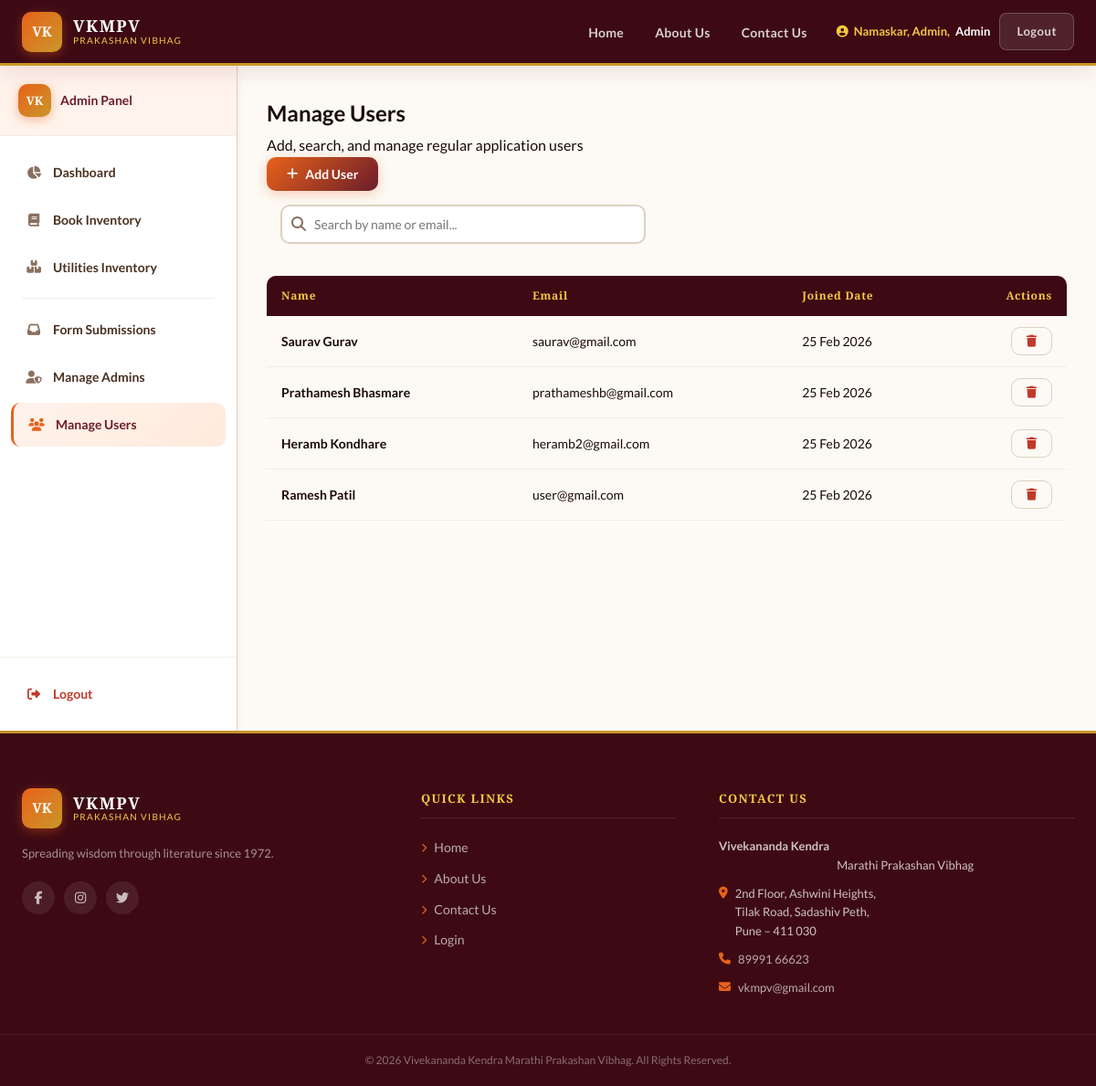
The page /manage-users.php (signed in) on the database its author committed.
### tables this page shows
CREATE TABLE `users` (
  `id` int(11) NOT NULL,
  `name` varchar(100) NOT NULL,
  `email` varchar(150) NOT NULL,
  `password` varchar(255) NOT NULL,
  `role` enum('admin','user') NOT NULL DEFAULT 'user',
  `created_at` timestamp NOT NULL DEFAULT current_timestamp(),
  `updated_at` timestamp NOT NULL DEFAULT current_timestamp() ON UPDATE current_timestamp()
);

### manage-users.php (the view, shortened to what this page needs)
<?php
$conn = getDBConnection();
$users = $conn->query("SELECT * FROM users WHERE role = 'user' ORDER BY id DESC")->fetch_all(MYSQLI_ASSOC);
require_once 'includes/header.php';
?>
<div class="app-layout">
    <?php require_once 'includes/sidebar.php'; ?>
    <main class="main-content">
        <div class="inventory-header">
            <div>
                <h2 class="page-title">Manage Users</h2>
                <p class="page-subtitle">Add, search, and manage regular application users</p>
            </div>
            <button class="btn btn-primary" onclick="document.getElementById('addUserModal').classList.add('show')">
                <i class="fas fa-plus"></i> Add User
            </button>
        </div>
        <div class="toolbar-card" style="margin-bottom:20px; padding:15px;">
            <div style="position:relative; max-width:400px;">
                <i class="fas fa-search" style="position:absolute; left:12px; top:50%; transform:translateY(-50%); color:var(--text-light);"></i>
                <input type="text" id="userSearch" class="form-control" placeholder="Search by name or email..." style="padding-left:35px;">
            </div>
        </div>
        <div class="data-card">
            <table class="data-table" id="userTable">
                <thead>
                    <tr>
                        <th>Name</th>
                        <th>Email</th>
                        <th>Joined Date</th>
                        <th style="text-align:right;">Actions</th>
                    </tr>
                </thead>
                <tbody>
                    <?php foreach($users as $u): ?>
                    <tr class="user-row">
                        <td><strong><?= htmlspecialchars($u['name']) ?></strong></td>
                        <td><?= htmlspecialchars($u['email']) ?></td>
                        <td><?= date('d M Y', strtotime($u['created_at'])) ?></td>
                        <td style="text-align:right;">
                            <a href="?delete=<?= $u['id'] ?>" class="btn btn-sm btn-outline confirm-delete" style="color:var(--danger);">
                                <i class="fas fa-trash"></i>
                            </a>
                        </td>
                    </tr>
                    <?php endforeach; ?>
                </tbody>
            </table>
        </div>
    </main>
</div>
<?php
require_once 'includes/footer.php';

### assets/css/style.css (style rules this page uses)
:root { --saffron: #E8621A; --saffron-light: #F59142; --saffron-pale: #FFF3EC; --maroon: #6B1D2A; --maroon-deep: #3D0A14; --maroon-light: #9B3445; --gold: #C9972A; --gold-light: #F5C842; --cream: #FDFAF5; --cream-dark: #F2EDE4; --text-dark: #1A0A05; --text-mid: #4A3020; --text-light: #8A7060; --white: #FFFFFF; --success: #27855A; --danger: #C0392B; --info: #1A6B9B; --border: #DDD0C0; --shadow-sm: 0 2px 8px rgba(107,29,42,0.08); --shadow-md: 0 6px 24px rgba(107,29,42,0.12); --shadow-lg: 0 16px 48px rgba(107,29,42,0.18); --radius: 10px; --radius-lg: 18px; --sidebar-width: 260px; --navbar-h: 72px; }
*, *::before, *::after { box-sizing: border-box; margin: 0; padding: 0; }
html { scroll-behavior: smooth; font-size: 16px; }
body { font-family: 'Lato', sans-serif; background: var(--cream); color: var(--text-dark); line-height: 1.7; min-height: 100vh; display: flex; flex-direction: column; }
a { color: var(--maroon); text-decoration: none; transition: color .2s; }
.btn { display: inline-flex; align-items: center; gap: 8px; padding: 10px 22px; border-radius: var(--radius); font-size: 14px; font-weight: 700; font-family: 'Lato', sans-serif; cursor: pointer; border: none; transition: all .2s; text-decoration: none; white-space: nowrap; }
.btn-primary { background: linear-gradient(135deg, var(--saffron), var(--maroon)); color: var(--white); box-shadow: 0 3px 14px rgba(232,98,26,0.3); }
.btn-outline { background: transparent; border: 1px solid var(--border); color: var(--text-mid); font-size: 13px; padding: 8px 16px; }
.form-control { width: 100%; padding: 11px 16px; border: 2px solid var(--border); border-radius: var(--radius); font-size: 14px; font-family: 'Lato', sans-serif; color: var(--text-dark); background: var(--white); transition: border-color .2s, box-shadow .2s; outline: none; }
table.data-table { width: 100%; border-collapse: collapse; font-size: 14px; }
.data-table thead th { background: var(--maroon-deep); color: var(--gold-light); padding: 12px 16px; text-align: left; font-family: 'Cinzel', serif; font-size: 12px; font-weight: 600; letter-spacing: 0.06em; white-space: nowrap; }
.data-table thead th:first-child { border-radius: var(--radius) 0 0 0; }
.data-table thead th:last-child { border-radius: 0 var(--radius) 0 0; }
.data-table tbody tr { border-bottom: 1px solid var(--cream-dark); transition: background .15s; }
.data-table tbody td { padding: 12px 16px; color: var(--text-dark); vertical-align: middle; }
.app-layout { display: flex; min-height: calc(100vh - var(--navbar-h)); flex: 1; }
.main-content { flex: 1; padding: 32px; overflow-x: hidden; min-width: 0; }

### rows shown on the page
users: name "Saurav Gurav", email "saurav@gmail.com", created_at "25 Feb 2026"
users: name "Prathamesh Bhasmare", email "prathameshb@gmail.com", created_at "25 Feb 2026"
users: name "Heramb Kondhare", email "heramb2@gmail.com", created_at "25 Feb 2026"
users: name "Ramesh Patil", email "user@gmail.com", created_at "25 Feb 2026"

### other values the page prints
$_SESSION['name'] "Admin"
